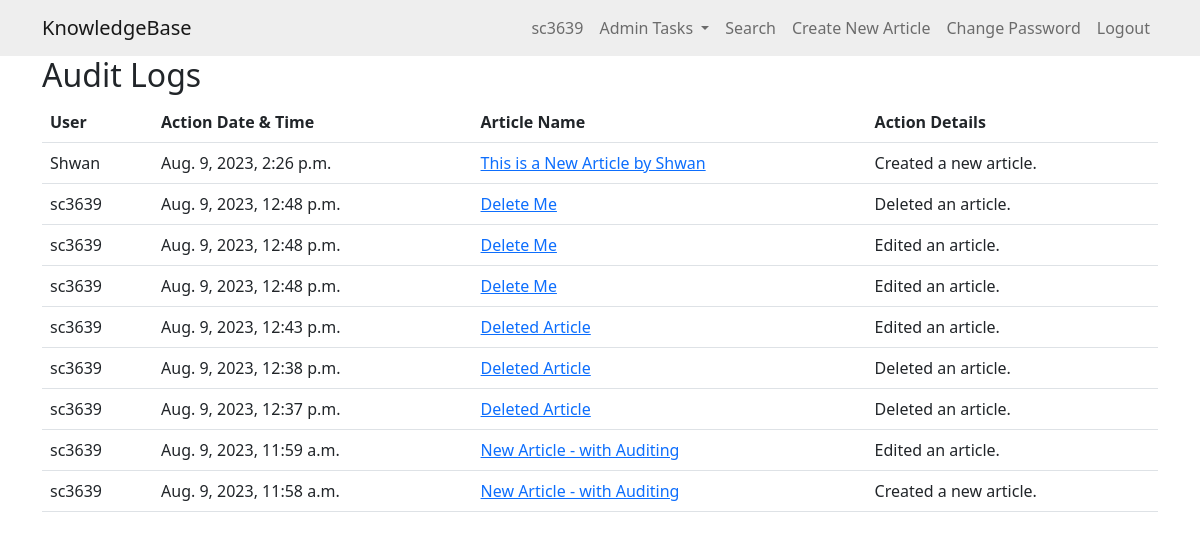
The page /auditlogs/ (signed in) on the database its author committed.
### knowledge/models.py (models this page shows)
class Audit(models.Model):
    user = models.ForeignKey(User, on_delete=models.CASCADE)
    action_datetime = models.DateTimeField(auto_now_add=True)
    kb_entry = models.ForeignKey(KBEntry, on_delete=models.CASCADE)
    action_details = models.CharField(max_length=255)

class KBEntry(models.Model):
    title = models.CharField(max_length=255)
    article = models.TextField()
    created_by = models.ForeignKey(User, related_name="created_kb_entries", on_delete=models.SET_NULL, null=True)
    created_datetime = models.DateTimeField(auto_now_add=True)
    modified_datetime = models.DateTimeField(auto_now=True)
    last_modified_by = models.ForeignKey(User, related_name="modified_kb_entries", on_delete=models.SET_NULL, null=True)
    deleted_datetime = models.DateTimeField(null=True, blank=True)
    deleted_by = models.ForeignKey(User, related_name="deleted_kb_entries", on_delete=models.SET_NULL, null=True, blank=True)
    upvotes = models.ManyToManyField(User, related_name="upvoted_kb_entries", blank=True)
    downvotes = models.ManyToManyField(User, related_name="downvoted_kb_entries", blank=True)
    meta_data = models.ManyToManyField('Tag', blank=True) # Assuming you will have a 'Tag' model

### knowledge/views.py (the view)
# urls.py: path('auditlogs/', audit_logs, name='audit_logs'),
@login_required
def audit_logs(request):
    if not request.user.is_superuser:
        messages.error(request, "You don't have permission to view this page.")
        return redirect('home')
    audits = Audit.objects.all().order_by('-action_datetime')  # Most recent actions first
    context = {
        'audits': audits
    }
    return render(request, 'knowledge/audit_logs.html', context)

### knowledge/templates/knowledge/audit_logs.html
{% extends 'knowledge/base.html' %}
{% block content %}
<h2>Audit Logs</h2>
<table class="table">
    <thead>
        <tr>
            <th>User</th>
            <th>Action Date & Time</th>
            <th>Article Name</th>
            <th>Action Details</th>
        </tr>
    </thead>
    <tbody>
        {% for audit in audits %}
        <tr>
            <td>{{ audit.user.username }}</td>
            <td>{{ audit.action_datetime }}</td>
            <td><a href="/article/?id={{ audit.kb_entry.id }}">{{ audit.kb_entry.title }}</a></td>
            <td>{{ audit.action_details }}</td>
        </tr>
        {% endfor %}
    </tbody>
</table>
{% endblock %}

### knowledge/templates/knowledge/base.html (shortened to what this page needs)
<!DOCTYPE html>
<html lang="en">
  <head>
    {% load static %}
    <link
      href="https://cdn.jsdelivr.net/npm/bootstrap@5.2.3/dist/css/bootstrap.min.css"
      rel="stylesheet"
    />
    <link
      rel="stylesheet"
      href="https://cdn.jsdelivr.net/npm/alertifyjs@1.13.1/build/css/alertify.min.css"
    />
    <link
      rel="stylesheet"
      href="https://cdn.jsdelivr.net/npm/alertifyjs@1.13.1/build/css/themes/default.min.css"
    />
    <link href="//cdn.quilljs.com/1.3.6/quill.snow.css" rel="stylesheet" />
  </head>
  <body>
    <nav
      class="navbar navbar-light navbar-expand-md"
      style="background-color: #eeeeee"
    >
      <div class="container">
        <a class="navbar-brand" href="/">KnowledgeBase</a>
        <div class="collapse navbar-collapse" id="navbarResponsive">
          <ul class="navbar-nav ms-auto">
            {% if user.is_authenticated %}
              <li class="nav-item">
                <a class="nav-link" id="nav5">{{ user.username }}</a>
              </li>
              {% if user.is_staff %}
              <li class="nav-item dropdown">
                <a class="nav-link dropdown-toggle" id="navbarDropdownMenuLink" role="button" data-bs-toggle="dropdown" aria-expanded="false">
                  Admin Tasks
                </a>
              </li>
              {% else %}
              <li class="nav-item">
                <a class="nav-link" id="logout">(Normal User)</a>
              </li>
              {% endif %}
            <li class="nav-item">
              <a class="nav-link" href="{% url 'home' %}"
                >Search</a
              >
            </li>
            <li class="nav-item">
              <a class="nav-link" href="{% url 'create' %}"
                >Create New Article</a
              >
            </li>
            <li class="nav-item">
              <a class="nav-link" href="{% url 'change_password' %}"
                >Change Password</a
              >
            </li>
            <li class="nav-item">
              <a class="nav-link" id="logout" href="{% url 'logout' %}"
                >Logout</a
              >
            </li>
            {% endif %}
          </ul>
        </div>
      </div>
    </nav>
    <div class="container">{% block content %} {% endblock %}</div>
  </body>
</html>

### rows shown on the page
Audit: user.username "Shwan", action_datetime "Aug. 9, 2023, 2:26 p.m.", kb_entry "This is a New Article by Shwan", action_details "Created a new article."
Audit: user.username "sc3639", action_datetime "Aug. 9, 2023, 12:48 p.m.", kb_entry "Delete Me", action_details "Deleted an article."
Audit: user.username "sc3639", action_datetime "Aug. 9, 2023, 12:48 p.m.", kb_entry "Delete Me", action_details "Edited an article."
Audit: user.username "sc3639", action_datetime "Aug. 9, 2023, 12:48 p.m.", kb_entry "Delete Me", action_details "Edited an article."
Audit: user.username "sc3639", action_datetime "Aug. 9, 2023, 12:43 p.m.", kb_entry "Deleted Article", action_details "Edited an article."
Audit: user.username "sc3639", action_datetime "Aug. 9, 2023, 12:38 p.m.", kb_entry "Deleted Article", action_details "Deleted an article."
Audit: user.username "sc3639", action_datetime "Aug. 9, 2023, 12:37 p.m.", kb_entry "Deleted Article", action_details "Deleted an article."
Audit: user.username "sc3639", action_datetime "Aug. 9, 2023, 11:59 a.m.", kb_entry "New Article - with Auditing", action_details "Edited an article."
Audit: user.username "sc3639", action_datetime "Aug. 9, 2023, 11:58 a.m.", kb_entry "New Article - with Auditing", action_details "Created a new article."

### other values the page prints
{{ user.username }} "sc3639"
